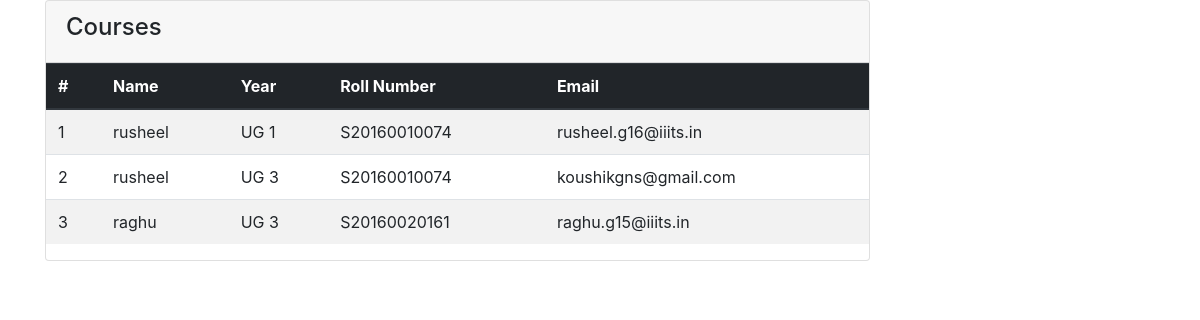
The app's page /users/add_student/ with its own data.
### users/models.py (models this page shows, shortened)
class Student(models.Model):
	name = models.CharField(max_length=30)
	roll = models.CharField(max_length=12)
	year = models.CharField(max_length=4)
	email = models.CharField(max_length=40)
	cgpa = models.FloatField(max_length=4,null=True)

### users/views.py (the view)
# urls.py: path('add_student/', views.add_student, name='add_student'),
def add_student(request):
	if request.method == 'POST':
		student = Student()
		student.name = request.POST.get('name')
		student.roll = request.POST.get('roll_number')
		student.email = request.POST.get('mail')
		student.year = request.POST.get('year')
		student.save()
	else:
		print('error in request')
	students = Student.objects.all()
	context = {'students': students}
	return render(request, 'users/students.html', context)

### users/templates/users/students.html (shortened to what this page needs)
<head>
  <link rel="stylesheet" href="https://use.fontawesome.com/releases/v5.0.13/css/all.css"
>
  <link rel="stylesheet" href="https://stackpath.bootstrapcdn.com/bootstrap/4.1.1/css/bootstrap.min.css"
>
  <link rel="stylesheet" href="css/style.css">
</head>
<section id="posts">
    <div class="container">
      <div class="row">
        <div class="col-md-9">
          <div class="card">
            <div class="card-header">
              <h4>Courses</h4>
            </div>
            <table class="table table-striped">
              <thead class="thead-dark">
                <tr>
                  <th>#</th>
                  <th>Name</th>
                  <th>Year</th>
                  <th>Roll Number</th>
                  <th>Email</th>
                </tr>
              </thead>
              <tbody>
                {% for student in students %}
                  <tr>
                    <td>{{student.id}}</td>
                    <td>{{student.name}}</td>
                    <td>{{student.year}}</td>
                    <td>{{student.roll}}</td>
                    <td>{{student.email}}</td>
                {% endfor %}
              </tbody>
            </table>
          </div>
        </div>
          </div>
        </div>
  </section>

### records on screen
Student: id "1", name "rusheel", year "UG 1", roll "S20160010074", email "rusheel.g16@iiits.in"
Student: id "2", name "rusheel", year "UG 3", roll "S20160010074", email "koushikgns@gmail.com"
Student: id "3", name "raghu", year "UG 3", roll "S20160020161", email "raghu.g15@iiits.in"
